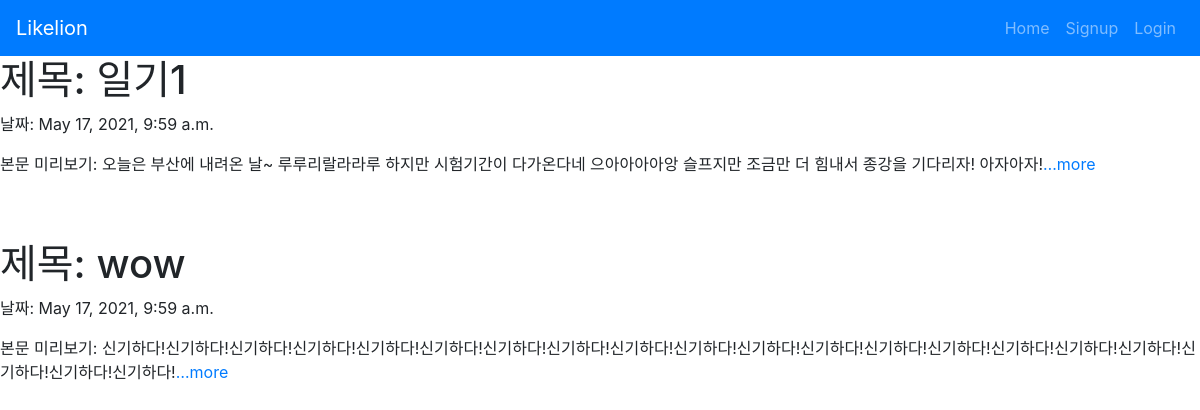
The page / on the database its author committed.
### blogApp/models.py (models this page shows, shortened)
class Blog(models.Model):
    title = models.CharField(max_length=200)
    pub_date = models.DateTimeField('data published')
    body = models.TextField()
    def summary(self):
        return self.body[:100]

### blogApp/views.py (the view)
# urls.py: 2. Add a URL to urlpatterns:  path('', views.home, name='home')
def home(request):
    blogs = Blog.objects
    return render(request, 'home.html', {'blogs':blogs})

### blogApp/templates/home.html (shortened to what this page needs)
{% extends 'base.html' %}
{% block content %}
{% for blog in blogs.all %}
<h1>제목: {{blog.title}}</h1>
<p>날짜: {{blog.pub_date}}</p>
<p>본문 미리보기: {{blog.summary}}<a href="{% url 'detail' blog.id %}">…more</a></p>
{% endfor %}
{% endblock %}

### fifthproject/templates/base.html (shortened to what this page needs)
{% load bootstrap4 %}
{% bootstrap_css %}
<nav class="navbar navbar-expand-lg navbar-dark bg-primary">
<a class="navbar-brand" href="{% url 'home' %}">Likelion</a>
<div class="collapse navbar-collapse" id="navbarNav">
<ul class="navbar-nav ml-auto">
<li class="nav-item">
<a class="nav-item nav-link" href="{% url 'home' %}">Home</span></a>
</li>
{% if user.is_authenticated %}
<li class="nav-item dropdown">
<a class="nav-link dropdown-toggle" id="navbarDropdown" role="button" data-toggle="dropdown"
aria-haspopup="true" aria-expanded="false">환영합니다. {{ user.username }} 님!</a>
<div class="dropdown-menu" aria-labelledby="navbarDropdown">
<a class="dropdownitem" href="javascript:{document.getElementById('logout').submit()}">Logou
t</a>
<form id="logout" method="POST" action="{% url 'logout' %}">
{% csrf_token %} <input type="hidden" />
</form>
</div>
</li>
{% else %}
<li class="nav-item">
<a class="nav-item nav-link" href="{% url 'signup' %}">Signup</a>
</li>
<li class="nav-item">
<a class="nav-item nav-link" href="{% url 'login' %}">Login</a>
</li>
{% endif %}
</ul>
</div></nav>
{% block content %}
{% endblock %}

### rows shown on the page
Blog: title "일기1", pub_date "May 17, 2021, 9:59 a.m.", summary "오늘은 부산에 내려온 날~ 루루리랄라라루 하지만 시험기간이 다가온다네 으아아아아앙 슬프지만 조금만 더 힘내서 종강을 기다리자! 아자아자!"
Blog: title "wow", pub_date "May 17, 2021, 9:59 a.m.", summary "신기하다!신기하다!신기하다!신기하다!신기하다!신기하다!신기하다!신기하다!신기하다!신기하다!신기하다!신기하다!신기하다!신기하다!신기하다!신기하다!신기하다!신기하다!신기하다!신기하다!"
